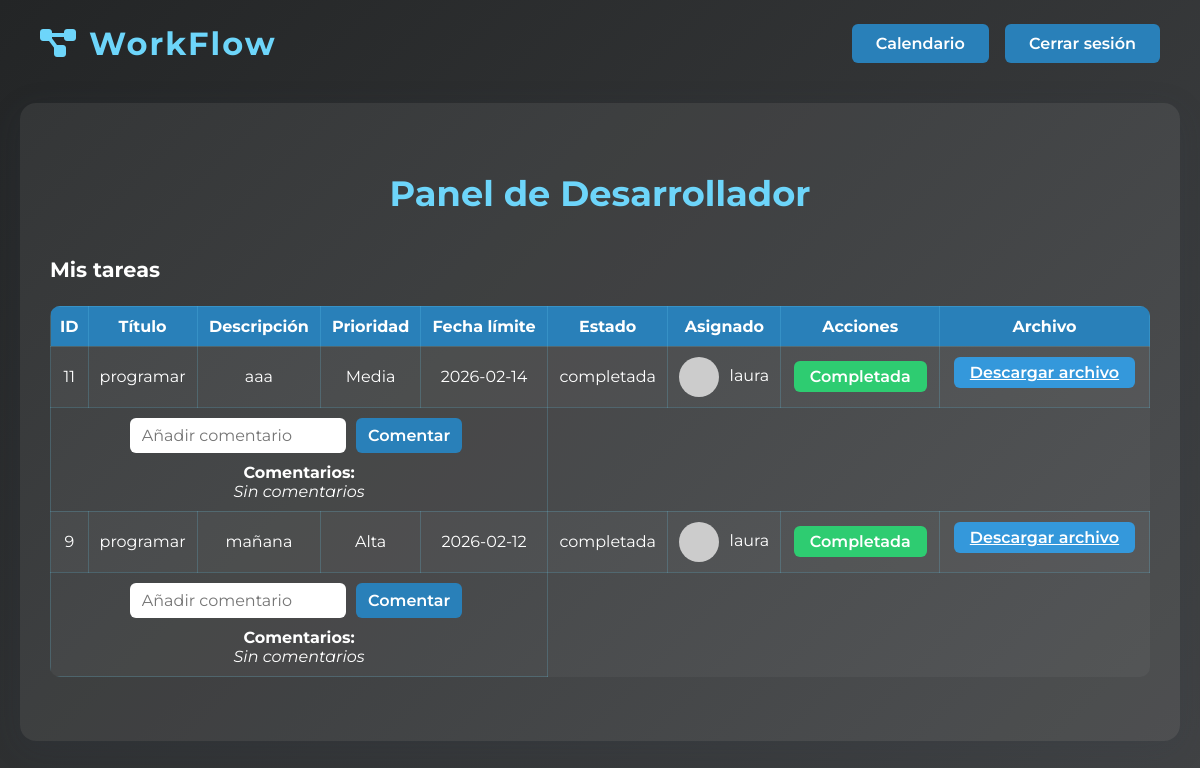
The app's page /public/devpanel.php (signed in) with its own data.
### tables this page shows
CREATE TABLE `tareas` (
  `id` int(11) NOT NULL,
  `titulo` varchar(100) NOT NULL,
  `descripcion` text DEFAULT NULL,
  `prioridad` enum('alta','media','baja') DEFAULT 'media',
  `fecha_limite` date DEFAULT NULL,
  `estado` enum('pendiente','en_progreso','completada') DEFAULT 'pendiente',
  `usuario_id` int(11) DEFAULT NULL,
  `fecha_creacion` timestamp NOT NULL DEFAULT current_timestamp(),
  `tarea_zip` varchar(255) DEFAULT NULL
);

CREATE TABLE `usuarios` (
  `id` int(11) NOT NULL,
  `username` varchar(50) NOT NULL,
  `email` varchar(100) NOT NULL,
  `password` varchar(255) NOT NULL,
  `role` enum('desarrollador','admin','invitado') NOT NULL,
  `created_at` timestamp NOT NULL DEFAULT current_timestamp(),
  `profile_image` varchar(255) DEFAULT NULL
);

### public/devpanel.php (the view, shortened to what this page needs)
<?php
require_once '../config/db.php';
$user_id = $_SESSION['user_id'];
$tareas = $conn->query("SELECT t.*, u.profile_image as asignado_img, u.username as asignado_nombre FROM tareas t LEFT JOIN usuarios u ON t.usuario_id = u.id WHERE t.usuario_id = $user_id ORDER BY t.fecha_creacion DESC");
$comentarios = [];
?>
<!DOCTYPE html>
<html lang="es">
<head>
    <link rel="stylesheet" href="https://cdnjs.cloudflare.com/ajax/libs/font-awesome/6.4.0/css/all.min.css">
</head>
<body>
    <div class="navbar">
        <div class="logo"><i class="fa-solid fa-diagram-project"></i> WorkFlow</div>
        <div class="nav-btns">
            <a href="calendario.php" target="_blank">Calendario</a>
            <a href="logout.php">Cerrar sesión</a>
        </div>
    </div>
    <div class="container">
        <h2>Panel de Desarrollador</h2>
        <h3>Mis tareas</h3>
        <table>
            <tr><th>ID</th><th>Título</th><th>Descripción</th><th>Prioridad</th><th>Fecha límite</th><th>Estado</th><th>Asignado</th><th>Acciones</th><th>Archivo</th></tr>
        <?php foreach ($tareas as $t): ?>
        <tr>
            <td><?= $t['id'] ?></td>
            <td><?= htmlspecialchars($t['titulo']) ?></td>
            <td><?= htmlspecialchars($t['descripcion']) ?></td>
            <td><?= ucfirst($t['prioridad']) ?></td>
            <td><?= $t['fecha_limite'] ? htmlspecialchars($t['fecha_limite']) : '-' ?></td>
            <td><?= $t['estado'] ?></td>
            <td>
                <?php if (!empty($t['asignado_img'])): ?>
                    <img src="/trabajophp/public/<?= htmlspecialchars($t['asignado_img']) ?>" alt="img" style="width:40px;height:40px;border-radius:50%;object-fit:cover;vertical-align:middle;margin-right:6px;">
                <?php else: ?>
                    <img src="https://via.placeholder.com/40" alt="img" style="width:40px;height:40px;border-radius:50%;object-fit:cover;vertical-align:middle;margin-right:6px;">
                <?php endif; ?>
                <?= htmlspecialchars($t['asignado_nombre'] ?? 'Tú') ?>
            </td>
            <td>
                <?php if ($t['estado'] !== 'completada'): ?>
                    <form method="POST" enctype="multipart/form-data" style="margin-bottom:8px;">
                        <input type="hidden" name="entregar_tarea" value="1">
                        <input type="hidden" name="tarea_id" value="<?= $t['id'] ?>">
                        <input type="file" name="tarea_file" required>
                        <button type="submit">Entregar archivo</button>
                    </form>
                    <a href="devpanel.php?completar=<?= $t['id'] ?>" class="btn" style="background:#2ecc71;color:#fff;padding:6px 16px;border-radius:6px;font-weight:600;">Marcar como completada</a>
                <?php else: ?>
                    <span style="background:#2ecc71;color:#fff;padding:6px 16px;border-radius:6px;font-weight:600;">Completada</span>
                <?php endif; ?>
            </td>
            <td>
                <?php if (!empty($t['tarea_zip'])): ?>
                    <a href="/trabajophp/public/<?= htmlspecialchars($t['tarea_zip']) ?>" target="_blank" class="btn" style="background:#3498db;color:#fff;padding:6px 16px;border-radius:6px;font-weight:600;margin-bottom:8px;display:inline-block;">Descargar archivo</a>
                <?php else: ?>
                    <span style="color:#ccc;">Sin archivo</span>
                <?php endif; ?>
            </td>
        </tr>
        <tr>
            <td colspan="5">
                <form method="POST" style="margin:0;">
                    <input type="text" name="comentario" placeholder="Añadir comentario" required>
                    <button type="submit">Comentar</button>
                </form>
                <b>Comentarios:</b><br>
                <?php if (!empty($comentarios[$t['id']])): ?>
                    <ul>
                    <?php foreach ($comentarios[$t['id']] as $c): ?>
                        <li><?= htmlspecialchars($c['comentario']) ?> <small>(<?= $c['fecha'] ?>)</small></li>
                    <?php endforeach; ?>
                    </ul>
                <?php else: ?>
                    <i>Sin comentarios</i>
                <?php endif; ?>
            </td>
        </tr>
        <?php endforeach; ?>
    </table>
</body>
</html>

### public/devpanel.php (style rules this page uses)
body { min-height: 100vh; margin: 0; background: linear-gradient(135deg, #232526 0%, #414345 100%); font-family: 'Montserrat', Arial, sans-serif; color: #fff; }
.navbar { display: flex; justify-content: space-between; align-items: center; padding: 24px 40px 0 40px; }
.navbar .logo { font-size: 2em; font-weight: 700; color: #6dd5fa; letter-spacing: 2px; }
.navbar .nav-btns a { color: #fff; background: #2980b9; border-radius: 6px; padding: 10px 24px; margin-left: 12px; text-decoration: none; font-weight: 600; transition: background 0.2s, color 0.2s; }
.container { max-width: 1100px; margin: 40px auto 0 auto; background: rgba(255,255,255,0.07); border-radius: 16px; box-shadow: 0 8px 32px rgba(44,62,80,0.15); padding: 40px 30px; }
h2 { color: #6dd5fa; font-size: 2.2em; margin-bottom: 0.5em; text-align: center; }
h3 { color: #fff; font-size: 1.3em; margin-top: 2em; }
table { width: 100%; border-collapse: collapse; margin: 1.5em 0; background: rgba(255,255,255,0.04); border-radius: 10px; overflow: hidden; }
th, td { border: 1px solid #6dd5fa33; padding: 10px 8px; text-align: center; }
th { background: #2980b9; color: #fff; font-weight: 700; }
tr:nth-child(even) { background: rgba(255,255,255,0.03); }
form { margin-bottom: 1.5em; }
input, select, button { font-family: inherit; font-size: 1em; border-radius: 6px; border: none; padding: 8px 12px; margin: 0 6px 10px 0; }
button, .btn { background: #2980b9; color: #fff; font-weight: 600; cursor: pointer; transition: background 0.2s, color 0.2s; }

### records on screen
tareas: id "11", titulo "programar", descripcion "aaa", prioridad "Media", fecha_limite "2026-02-14", estado "completada", usuario.username "laura", shows "Completada", shows "Sin comentarios"
tareas: id "9", titulo "programar", descripcion "mañana", prioridad "Alta", fecha_limite "2026-02-12", estado "completada", usuario.username "laura", shows "Completada", shows "Sin comentarios"
